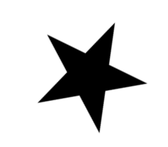
#> input picture machine_tp/shapes.tp/estrella_tp/Captura de pantalla 2025-09-15 152014.png, 168 x 147 px, shrunk from 269 x 235 before the run; its folder holds only this picture in this run
$ python main.py
#> lines starting #> are read from the running program, lines starting #| are printed output that depends on the picture; after the words box and inside, x2 and y2 are one past the last pixel; in counts of white or black regions, pixels touching at a corner belong together
### machine_tp/utiles/hu_moments_tp.py
import cv2
import numpy as np
import math
import glob
import csv


# Escribo los valores de los momentos de Hu en el archivo
def write_hu_moments(label, writer):
    files = glob.glob('./shapes.tp/' + label + '/*')  # label recibe el nombre de la carpeta
    hu_moments = []
    for file in files:
        hu_moments.append(hu_moments_of_file(file))
    for mom in hu_moments:
        flattened = mom.ravel()  # paso de un array de arrays a un array simple.
        row = np.append(flattened, label)  # le metes el flattened array y le agregas el label
        writer.writerow(row)  # Escribe una linea en el archivo.


def generate_hu_moments_file():
    with open('archivo_hu_tp/figuras_hu.csv', 'w',
              newline='') as file:  # Se genera un archivo nuevo (W=Write)
        writer = csv.writer(file)
        # Ahora escribo los momentos de Hu de cada uno de las figuras. Con el string "rectangle...etc" busca en la carpeta donde estan cada una de las imagenes
        # generar los momentos de Hu y los escribe sobre este archivo. (LOS DE ENTRENAMIENTO).
        write_hu_moments("estrella_tp", writer)
        write_hu_moments("rectangulo_tp", writer)
        write_hu_moments("triangulo_tp", writer)


def hu_moments_of_file(filename):
    image = cv2.imread(filename)
#> image is the input picture: shape (147, 168, 3); min 0, max 255, mean 215.2
    gray = cv2.cvtColor(image, cv2.COLOR_RGB2GRAY)
    bin = cv2.adaptiveThreshold(gray, 255, cv2.ADAPTIVE_THRESH_GAUSSIAN_C, cv2.THRESH_BINARY, 67, 2)
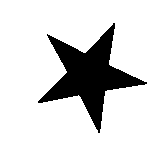
#> bin: shape (147, 168); 84.1% white; 1 black region, box (x1, y1, x2, y2) and area: (38, 23, 147, 133) 3933

    # Invert the image so the area of the shape is filled with 1's
    bin = 255 - bin

    # TÉCNICAS DE LIMPIEZA MEJORADAS
    kernel_small = np.ones((3, 3), np.uint8)
    kernel_medium = np.ones((5, 5), np.uint8)

    # 1. Opening para eliminar ruido pequeño
    bin = cv2.morphologyEx(bin, cv2.MORPH_OPEN, kernel_small)
#> bin: shape (147, 168); 15.8% white; 1 white region, box (x1, y1, x2, y2) and area: (39, 25, 145, 130) 3911

    # 2. Closing para rellenar pequeños agujeros
    bin = cv2.morphologyEx(bin, cv2.MORPH_CLOSE, kernel_small)
#> bin: shape (147, 168); 15.8% white; 1 white region, box (x1, y1, x2, y2) and area: (39, 25, 145, 130) 3914

    # 3. Filtro de mediana para eliminar ruido sal y pimienta
    bin = cv2.medianBlur(bin, 5)
#> bin: shape (147, 168); 15.8% white; 1 white region

    # 4. Encontrar contornos y quedarse solo con el más grande
    contours, hierarchy = cv2.findContours(bin, cv2.RETR_EXTERNAL, cv2.CHAIN_APPROX_SIMPLE)
#> contours = 1 contour; box (x1, y1, x2, y2) and area: (40, 26, 144, 130) 3726

    if not contours:
        # Si no se encuentran contornos, devolver momentos de Hu nulos
        return np.zeros((7, 1))

    # Encontrar el contorno con mayor área
    shape_contour = max(contours, key=cv2.contourArea)
#> shape_contour = contour of 184 points, box (x1, y1, x2, y2) (40, 26, 144, 130), area 3726

    # 5. Crear imagen limpia solo con el objeto principal
    clean_image = np.zeros_like(bin)
    cv2.fillPoly(clean_image, [shape_contour], 255)

    # 6. Suavizado final
    clean_image = cv2.morphologyEx(clean_image, cv2.MORPH_CLOSE, kernel_medium)
#> clean_image: shape (147, 168); 15.8% white; 1 white region

    # Recalcular contornos en la imagen limpia
    contours, _ = cv2.findContours(clean_image, cv2.RETR_EXTERNAL, cv2.CHAIN_APPROX_SIMPLE)
#> contours = 1 contour; box (x1, y1, x2, y2) and area: (40, 26, 144, 130) 3736
    shape_contour = max(contours, key=cv2.contourArea)
#> shape_contour = contour of 174 points, box (x1, y1, x2, y2) (40, 26, 144, 130), area 3736

    # Calculate Moments
    moments = cv2.moments(shape_contour)
#> moments = moments, m00 3735.5, centre m10/m00, m01/m00 = (88.59, 74.87)

    # Calculate Hu Moments
    huMoments = cv2.HuMoments(moments)
#> huMoments = [0.216, 8.04e-07, 4.74e-07, 1.72e-07, -2.8e-14, -9.21e-12, 4.03e-14]

    # Log scale hu moments
    for i in range(0, 7):
        if huMoments[i] != 0:  # Evitar log(0)
            huMoments[i] = -1 * math.copysign(1.0, huMoments[i]) * math.log10(abs(huMoments[i]))
        else:
            huMoments[i] = 0
#> after the loop, huMoments = [0.665, 6.09, 6.32, 6.76, -13.55, -11.04, 13.39]
#> the loop in write_hu_moments, `for mom in hu_moments:` made 1 pass
#> call 2 of hu_moments_of_file, with filename = './shapes.tp/rectangulo_tp/r1.jpg'
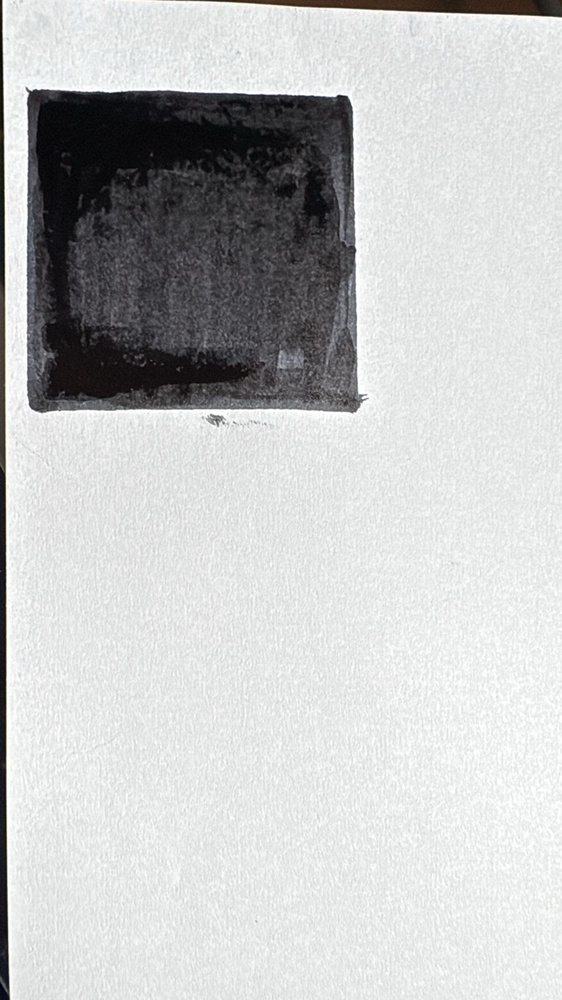
#> input picture machine_tp/shapes.tp/rectangulo_tp/r1.jpg, 562 x 1000 px, shrunk from 900 x 1600 before the run
#> in hu_moments_of_file, image is the input picture: shape (1000, 562, 3); mean B, G, R 196.8, 197, 195.8
#> in hu_moments_of_file (call 2), `bin = cv2.adaptiveThreshold(gray, 255, cv2.ADAPTIVE_THRESH_GAUSSIAN_C,..`:
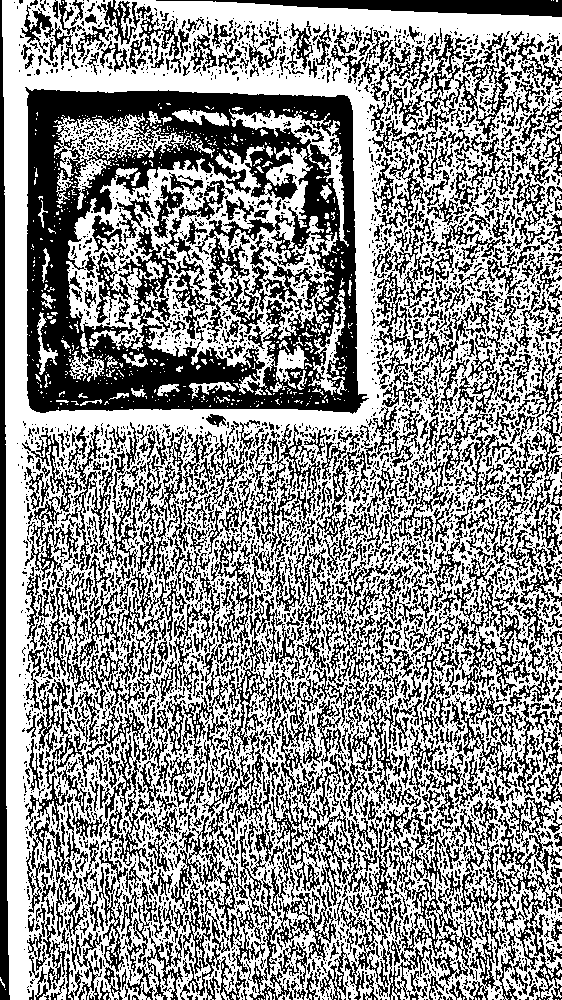
#> bin: shape (1000, 562); 56.9% white; 4306 black regions (3250 under 20 px), largest, box (x1, y1, x2, y2) and area: (25, 87, 369, 414) 55731, (0, 0, 10, 1000) 5563, (255, 697, 409, 900) 4881
#> in hu_moments_of_file (call 2), `bin = cv2.morphologyEx(bin, cv2.MORPH_OPEN, kernel_small)`:
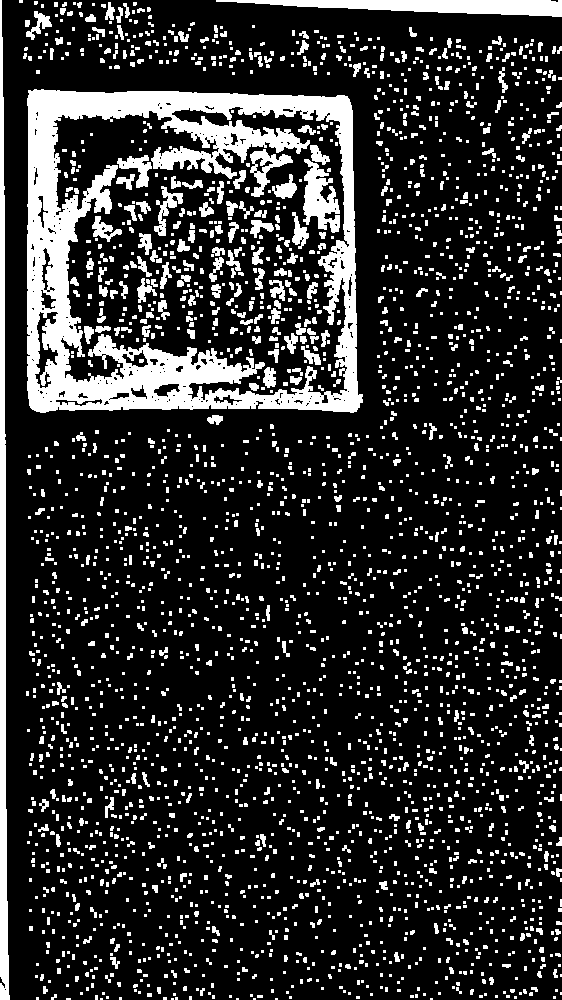
#> bin: shape (1000, 562); 17.8% white; 2974 white regions (2335 under 20 px), largest, box (x1, y1, x2, y2) and area: (27, 89, 363, 413) 37006, (0, 0, 10, 1000) 5556, (216, 0, 562, 17) 3445
#> in hu_moments_of_file (call 2), `bin = cv2.morphologyEx(bin, cv2.MORPH_CLOSE, kernel_small)`:
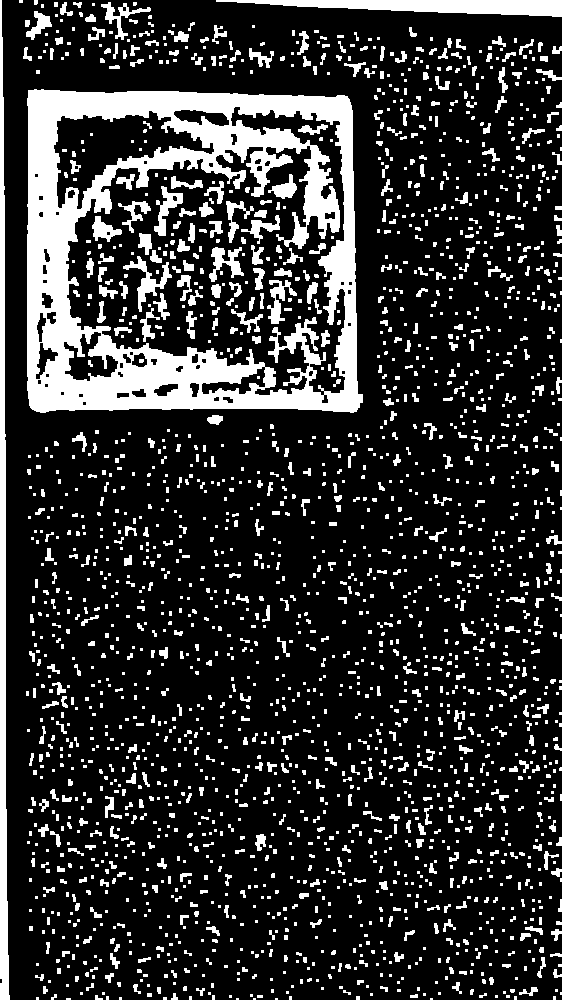
#> bin: shape (1000, 562); 18.9% white; 2255 white regions (1513 under 20 px), largest, box (x1, y1, x2, y2) and area: (27, 89, 363, 413) 44808, (0, 0, 10, 1000) 5570, (216, 0, 562, 17) 3454
#> in hu_moments_of_file (call 2), `bin = cv2.medianBlur(bin, 5)`:
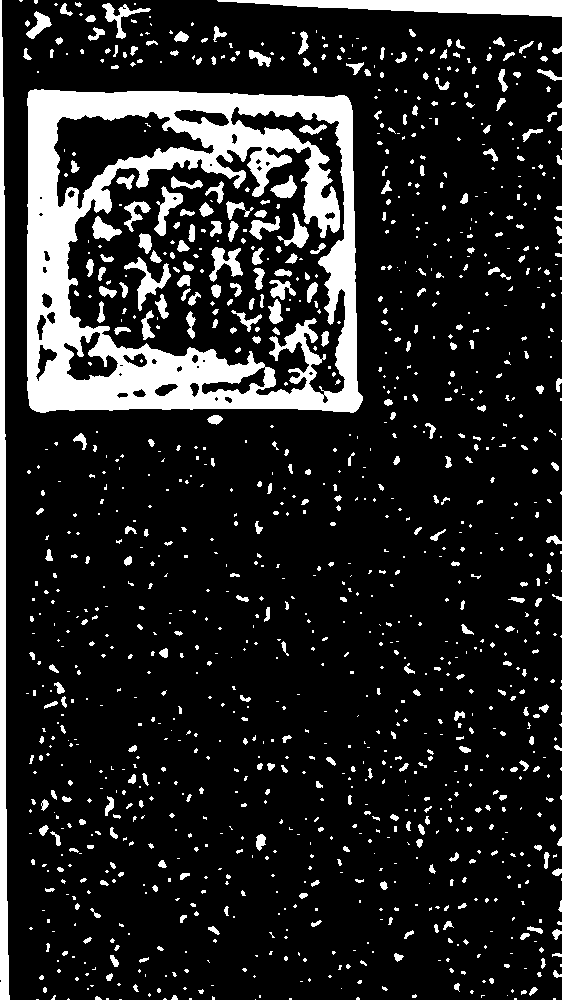
#> bin: shape (1000, 562); 14.7% white; 1203 white regions (807 under 20 px)
#> in hu_moments_of_file (call 2), `contours, hierarchy = cv2.findContours(bin, cv2.RETR_EXTERNAL, cv2.CHA..`: contours = 1088 contours, 914 with area under 20; largest, box (x1, y1, x2, y2) and area: (27, 89, 363, 413) 103242, (0, 0, 10, 1000) 4571, (217, 0, 562, 17) 3098, (102, 3, 151, 39) 377, (26, 11, 52, 39) 270
#> in hu_moments_of_file (call 2), `shape_contour = max(contours, key=cv2.contourArea)`: shape_contour = contour of 160 points, box (x1, y1, x2, y2) (27, 89, 363, 413), area 103242
#> in hu_moments_of_file (call 2), `cv2.fillPoly(clean_image, [shape_contour], 255)`:
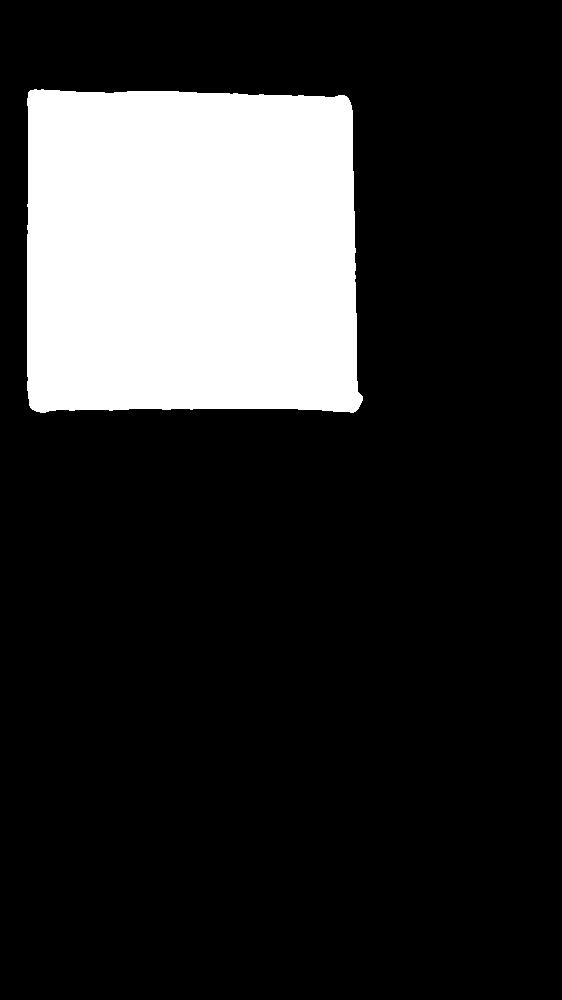
#> clean_image: shape (1000, 562); 18.5% white; 1 white region, box (x1, y1, x2, y2) and area: (27, 89, 363, 413) 103879
#> in hu_moments_of_file (call 2), `clean_image = cv2.morphologyEx(clean_image, cv2.MORPH_CLOSE, kernel_me..`: clean_image: shape (1000, 562); 18.5% white; 1 white region
#> in hu_moments_of_file (call 2), `contours, _ = cv2.findContours(clean_image, cv2.RETR_EXTERNAL, cv2.CHA..`: contours = 1 contour; box (x1, y1, x2, y2) and area: (27, 89, 363, 413) 103264
#> in hu_moments_of_file (call 2), `shape_contour = max(contours, key=cv2.contourArea)`: shape_contour = contour of 136 points, box (x1, y1, x2, y2) (27, 89, 363, 413), area 103264
#> in hu_moments_of_file (call 2), `moments = cv2.moments(shape_contour)`: moments = moments, m00 103263.5, centre m10/m00, m01/m00 = (190.3, 251.5)
#> in hu_moments_of_file (call 2), `huMoments = cv2.HuMoments(moments)`: huMoments = [0.167, 4.54e-05, 3.73e-06, 8.38e-08, -3.41e-14, -5.27e-10, 3.21e-14]
#> after the loop in hu_moments_of_file (call 2), `for i in range(0, 7):`: huMoments = [0.777, 4.34, 5.43, 7.08, -13.47, -9.28, 13.49]
#> the loop in write_hu_moments (call 2), `for mom in hu_moments:` made 1 pass

    return huMoments

### machine_tp/utiles/entrenando_tp.py
import cv2
import csv

import numpy as np

from .labels_tp import label_to_int

trainData = []
trainLabels = []

# Agarro las cosas en los archivos las guardo en variables y las mando a train data y labels
def load_training_set():
    global trainData
    global trainLabels
    with open('archivo_hu_tp/figuras_hu.csv') as csv_file:
        csv_reader = csv.reader(csv_file, delimiter=',')
        for row in csv_reader:
            class_label = row.pop() # saca el ultimo elemento de la lista
            floats = []
            for n in row:
                floats.append(float(n)) # tiene los momentos de Hu transformados a float.
            trainData.append(np.array(floats, dtype=np.float32)) # momentos de Hu
            trainLabels.append(np.array([label_to_int(class_label)], dtype=np.int32)) # Resultados
            #Valores y resultados se necesitan por separados
    trainData = np.array(trainData, dtype=np.float32)
    trainLabels = np.array(trainLabels, dtype=np.int32)
# transforma los arrays a arrays de forma numpy


# llama la funcion de arriba, se manda a entrenar y devuelve el modelo entrenado
def train_model():
    load_training_set()

    tree = cv2.ml.DTrees_create()
    tree.setCVFolds(1)
    tree.setMaxDepth(10)
    tree.train(trainData, cv2.ml.ROW_SAMPLE, trainLabels)
    return tree

### machine_tp/utiles/test_tp.py
import cv2
import numpy as np
import glob

from utiles.hu_moments_tp import hu_moments_of_file
from utiles.labels_tp import int_to_label


def load_and_test(model):
    files = glob.glob('../machine_tp/shapes.tp/testeo_tp/*')
    for f in files:
        hu_moments = hu_moments_of_file(f) # Genera los momentos de hu de los files de testing
        sample = np.array([hu_moments], dtype=np.float32) # numpy
        testResponse = model.predict(sample)[1] # Predice la clase de cada file

        #Lee la imagen y la imprime con un texto
        image = cv2.imread(f)
        image_with_text = cv2.putText(image, int_to_label(testResponse), (50, 50), cv2.FONT_HERSHEY_SIMPLEX, 1, (255, 0, 0), 2, cv2.LINE_AA)
        cv2.imshow("result", image_with_text)
        cv2.waitKey(0)

### machine_tp/utiles/labels_tp.py
def label_to_int(string_label):
    if string_label == 'estrella_tp': return 1
    if string_label == 'rectangulo_tp': return 2
    if string_label == 'triangulo_tp':
        return 3

    else:
        raise Exception('unkown class_label')


# [7 lines left out: function int_to_label, not called in this run]

### machine_tp/main.py
from utiles.hu_moments_tp import generate_hu_moments_file
from utiles.test_tp import load_and_test
from utiles.entrenando_tp import train_model

generate_hu_moments_file()
model = train_model()
load_and_test(model)
